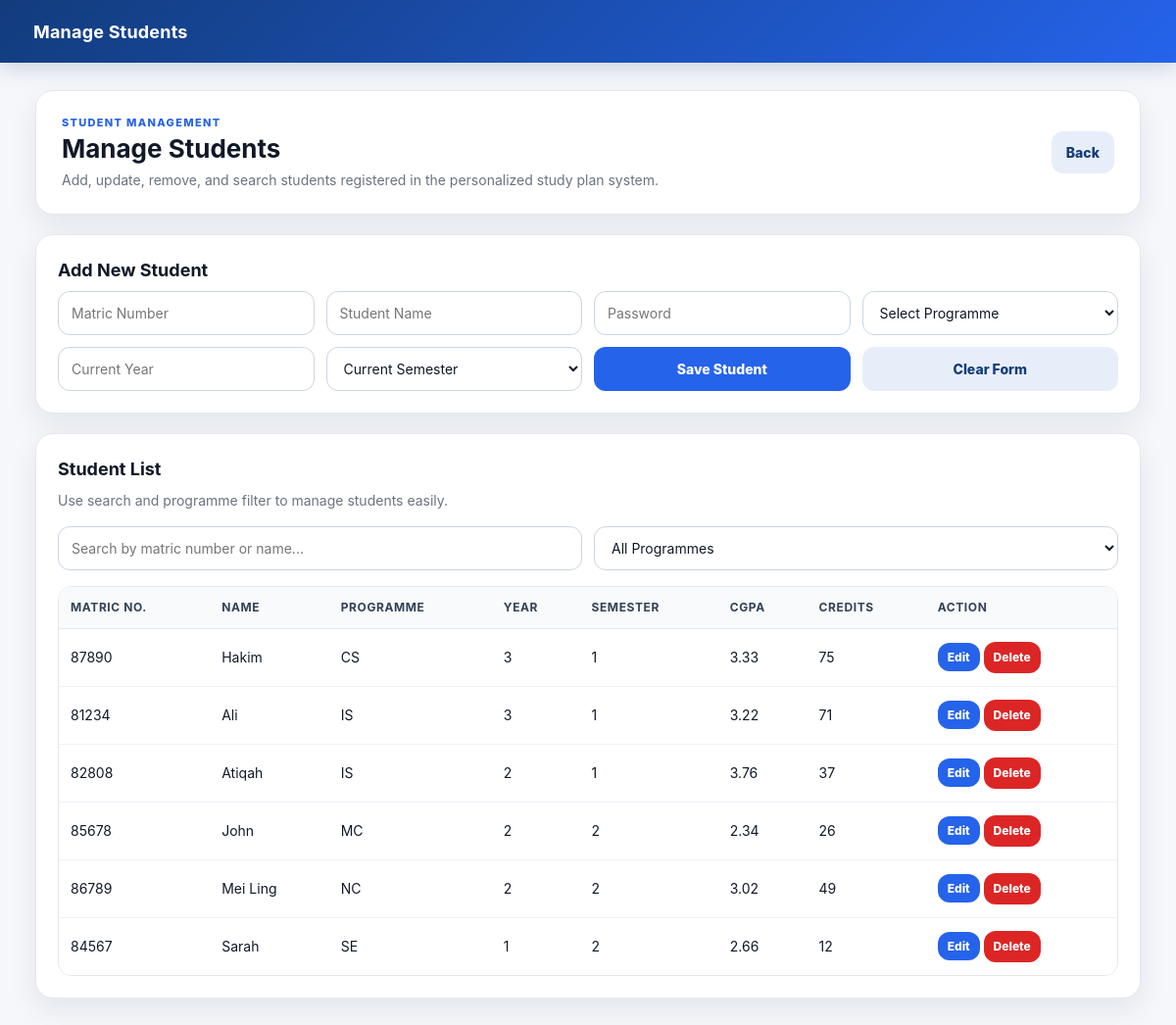
/manage_students (signed in), run on the app's committed database.
### tables this page shows
CREATE TABLE students (
    id INTEGER PRIMARY KEY AUTOINCREMENT,
    matric_no TEXT UNIQUE,
    name TEXT,
    password TEXT,
    programme_code TEXT,
    current_year INTEGER,
    current_semester INTEGER,
    cgpa REAL,
    credits_completed INTEGER DEFAULT 0,
    FOREIGN KEY (programme_code) REFERENCES programmes(code)
);

### app.py (the view, shortened to what this page needs)
@app.route("/manage_students", methods=["GET", "POST"])
def manage_students():
    if "admin" not in session:
        return redirect("/admin_login")
    conn = get_db()
    students = conn.execute("""
        SELECT *
        FROM students
        ORDER BY programme_code, matric_no
    """).fetchall()
    conn.close()
    return render_template("manage_students.html", students=students)

### app.py (called while the page is built)
def get_db():
    conn = sqlite3.connect(DATABASE)
    conn.row_factory = sqlite3.Row
    return conn

### templates/manage_students.html (shortened to what this page needs)
<!DOCTYPE html>
<html>
<head>
    <link rel="stylesheet" href="/static/css/style.css">
</head>
<body>
<nav>Manage Students</nav>
<div class="app-shell single">
    <main class="main-content wide">
        <section class="page-header">
            <div>
                <p class="eyebrow">Student Management</p>
                <h1>Manage Students</h1>
                <p>
                    Add, update, remove, and search students registered
                    in the personalized study plan system.
                </p>
            </div>
            <a href="/admin_dashboard" class="btn secondary">
                Back
            </a>
        </section>
        <section class="card form-card">
            <h2 id="formTitle">Add New Student</h2>
            <form method="POST" class="course-form-grid" id="studentForm">
                <input
                    type="text"
                    name="matric_no"
                    id="matric_no"
                    placeholder="Matric Number"
                    required
                >
                <input
                    type="text"
                    name="name"
                    id="name"
                    placeholder="Student Name"
                    required
                >
                <input
                    type="text"
                    name="password"
                    id="password"
                    placeholder="Password"
                    required
                >
                <select name="programme_code" id="programme_code" required>
                    <option value="">Select Programme</option>
                </select>
                <input
                    type="number"
                    name="current_year"
                    id="current_year"
                    placeholder="Current Year"
                    min="1"
                    max="6"
                    required
                >
                <select name="current_semester" id="current_semester" required>
                    <option value="">Current Semester</option>
                </select>
                <button type="submit" class="btn" id="submitBtn">
                    Save Student
                </button>
                <button type="button" class="btn secondary" onclick="resetForm()">
                    Clear Form
                </button>
            </form>
        </section>
        <section class="card">
            <div class="card-title-row">
                <div>
                    <h2>Student List</h2>
                    <p>
                        Use search and programme filter to manage students easily.
                    </p>
                </div>
            </div>
            <div class="course-form-grid" style="margin-bottom:16px;">
                <input
                    type="text"
                    id="studentSearch"
                    placeholder="Search by matric number or name..."
                >
                <select id="programmeFilter">
                    <option value="">All Programmes</option>
                </select>
            </div>
            <div class="clean-table-wrap">
                <table class="clean-table">
                    <thead>
                        <tr>
                            <th>Matric No.</th>
                            <th>Name</th>
                            <th>Programme</th>
                            <th>Year</th>
                            <th>Semester</th>
                            <th>CGPA</th>
                            <th>Credits</th>
                            <th>Action</th>
                        </tr>
                    </thead>
                    <tbody id="studentTable">
                        {% for s in students %}
                        <tr>
                            <td>{{ s.matric_no }}</td>
                            <td>{{ s.name }}</td>
                            <td>{{ s.programme_code }}</td>
                            <td>{{ s.current_year }}</td>
                            <td>{{ s.current_semester }}</td>
                            <td>{{ '%.2f'|format(s.cgpa) }}</td>
                            <td>{{ s.credits_completed }}</td>
                            <td>
                                <button
                                    type="button"
                                    class="btn small"
                                    onclick="editStudent(
                                        '{{ s.id }}',
                                        '{{ s.matric_no }}',
                                        '{{ s.name }}',
                                        '{{ s.password }}',
                                        '{{ s.programme_code }}',
                                        '{{ s.current_year }}',
                                        '{{ s.current_semester }}'
                                    )"
                                >
                                    Edit
                                </button>
                                <a
                                    href="/delete_student/{{ s.id }}"
                                    onclick="return confirm('Delete this student and all related records?')"
                                    class="btn danger small"
                                >
                                    Delete
                                </a>
                            </td>
                        </tr>
                        {% endfor %}
                    </tbody>
                </table>
            </div>
        </section>
    </main>
</div>
</body>
</html>

### static/css/style.css (style rules this page uses)
:root { --primary:#123c7c; --primary-2:#2563eb; --bg:#f5f7fb; --card:#ffffff; --text:#111827; --muted:#6b7280; --border:#e5e7eb; --shadow:0 12px 30px rgba(15,23,42,.08); --radius:18px; }
* { box-sizing:border-box; margin:0; padding:0; font-family:Inter,Segoe UI,Arial,sans-serif; }
body { background:var(--bg); color:var(--text); font-size:14px; line-height:1.5; }
nav { height:64px; background:linear-gradient(135deg,var(--primary),var(--primary-2)); color:white; display:flex; align-items:center; padding:0 34px; font-size:18px; font-weight:700; letter-spacing:.2px; box-shadow:0 6px 22px rgba(18,60,124,.18); }
a { text-decoration:none; color:inherit; }
.app-shell { width:94%; max-width:1280px; margin:28px auto; display:flex; gap:22px; align-items:flex-start; }
.app-shell.single { display:block; }
.main-content { flex:1; min-width:0; }
.main-content.wide { max-width:1180px; margin:0 auto; }
.page-header { background:var(--card); border:1px solid var(--border); border-radius:var(--radius); padding:24px 26px; margin-bottom:20px; display:flex; justify-content:space-between; align-items:center; gap:16px; box-shadow:var(--shadow); }
.page-header h1 { font-size:26px; line-height:1.2; margin:2px 0 6px; }
.page-header p { color:var(--muted); }
.eyebrow { text-transform:uppercase; letter-spacing:.12em; font-size:11px; font-weight:800; color:var(--primary-2)!important; }
.card { background:var(--card); border:1px solid var(--border); border-radius:var(--radius); padding:22px; margin-bottom:20px; box-shadow:var(--shadow); }
.card h2 { font-size:18px; margin-bottom:8px; }
.card p { color:var(--muted); }
.card-title-row { display:flex; justify-content:space-between; align-items:center; gap:16px; margin-bottom:16px; }
.btn { display:inline-flex; align-items:center; justify-content:center; border:0; border-radius:12px; background:var(--primary-2); color:white; font-weight:800; padding:11px 15px; cursor:pointer; transition:.18s; font-size:14px; }
.btn.secondary { background:#e8eef9; color:var(--primary); }
.btn.danger { background:#dc2626; }
.btn.small { padding:7px 10px; font-size:12px; }
.clean-table-wrap { width:100%; overflow-x:auto; border:1px solid var(--border); border-radius:14px; }
.clean-table { width:100%; border-collapse:collapse; background:white; table-layout:auto; }
.clean-table th { background:#f8fafc; color:#334155; text-align:left; font-size:12px; text-transform:uppercase; letter-spacing:.05em; padding:12px; border-bottom:1px solid var(--border); white-space:nowrap; }
.clean-table td { padding:13px 12px; border-bottom:1px solid #edf2f7; vertical-align:middle; }
.clean-table tr:last-child td { border-bottom:0; }
input, select { width:100%; border:1px solid #cbd5e1; border-radius:12px; padding:12px 13px; background:white; color:#111827; font-size:14px; }
.form-card { max-width:100%; }
.course-form-grid { display:grid; grid-template-columns:repeat(auto-fit,minmax(210px,1fr)); gap:12px; }

### data on the page
students: matric_no "87890", name "Hakim", programme_code "CS", current_year "3", current_semester "1", cgpa "3.33", credits_completed "75"
students: matric_no "81234", name "Ali", programme_code "IS", current_year "3", current_semester "1", cgpa "3.22", credits_completed "71"
students: matric_no "82808", name "Atiqah", programme_code "IS", current_year "2", current_semester "1", cgpa "3.76", credits_completed "37"
students: matric_no "85678", name "John", programme_code "MC", current_year "2", current_semester "2", cgpa "2.34", credits_completed "26"
students: matric_no "86789", name "Mei Ling", programme_code "NC", current_year "2", current_semester "2", cgpa "3.02", credits_completed "49"
students: matric_no "84567", name "Sarah", programme_code "SE", current_year "1", current_semester "2", cgpa "2.66", credits_completed "12"
